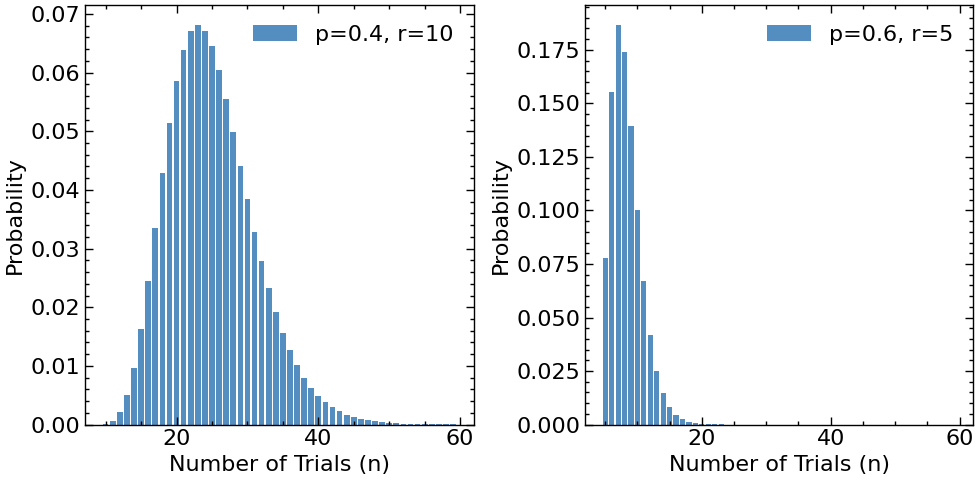

Recreate this plot in Python.
# \subsection*{Problem 14 The Negative Binomial Distribution}
# \begin{quote}
# 	Suppose, instead of the usual binomial situation in which we fix the number of trials $n$ and ask how many successes $r$ we get, we reverse the problem: we keep performing trials until we get $r$ successes and ask how many trials $n$ we had to make.
# 	\begin{enumerate}[label=(\alph*)]
# 		\item Generalize the argument for the geometric distribution to show that the probability that the $r$th success is on the $n$th trial is given by the negative binomial distribution
# 		      \[
# 			      P_r(n;p) = {n-1 \choose r-1}\, p^r (1-p)^{n-r}, \qquad n=r, r+1,\ldots
# 		      \]

# 		\item Show that the mean and variance of this distribution are
# 		      \[
# 			      E(n)=\frac{r}{p}, \qquad V(n)=\frac{r(1-p)}{p^2}.
# 		      \]
# 		\item Make a plot of this distribution for $p=0.4,\ r=10$ and for $p=0.6,\ r=5$.
# 	\end{enumerate}

import numpy as np
import matplotlib.pyplot as plt
import scienceplots
from scipy.special import comb

plt.style.use(['science', 'notebook'])

cases = [(0.4, 10), (0.6, 5)]  # (p, r) pairs

plt.figure(figsize=(10, 5))

for i, (p, r) in enumerate(cases, start=1):
    n = np.arange(r, 60)  # number of trials
    P_r = comb(n-1, r-1) * (p**r) * ((1-p)**(n-r))  # negative binomial distribution
    P_r /= np.sum(P_r)  # normalize for plotting

    plt.subplot(1, 2, i)
    plt.bar(n, P_r, alpha=0.7, label=f'p={p}, r={r}')
    plt.xlabel('Number of Trials (n)')
    plt.ylabel('Probability')
    plt.legend()

path = 'C:/Users/tobia/Documents/ubc-grad/PHYS509-UBC-TheoryofMeasurements-notes/homework-problems/problem-set-1/'
plt.tight_layout()
plt.savefig(f'{path}set1-p14c.png')
plt.show()

